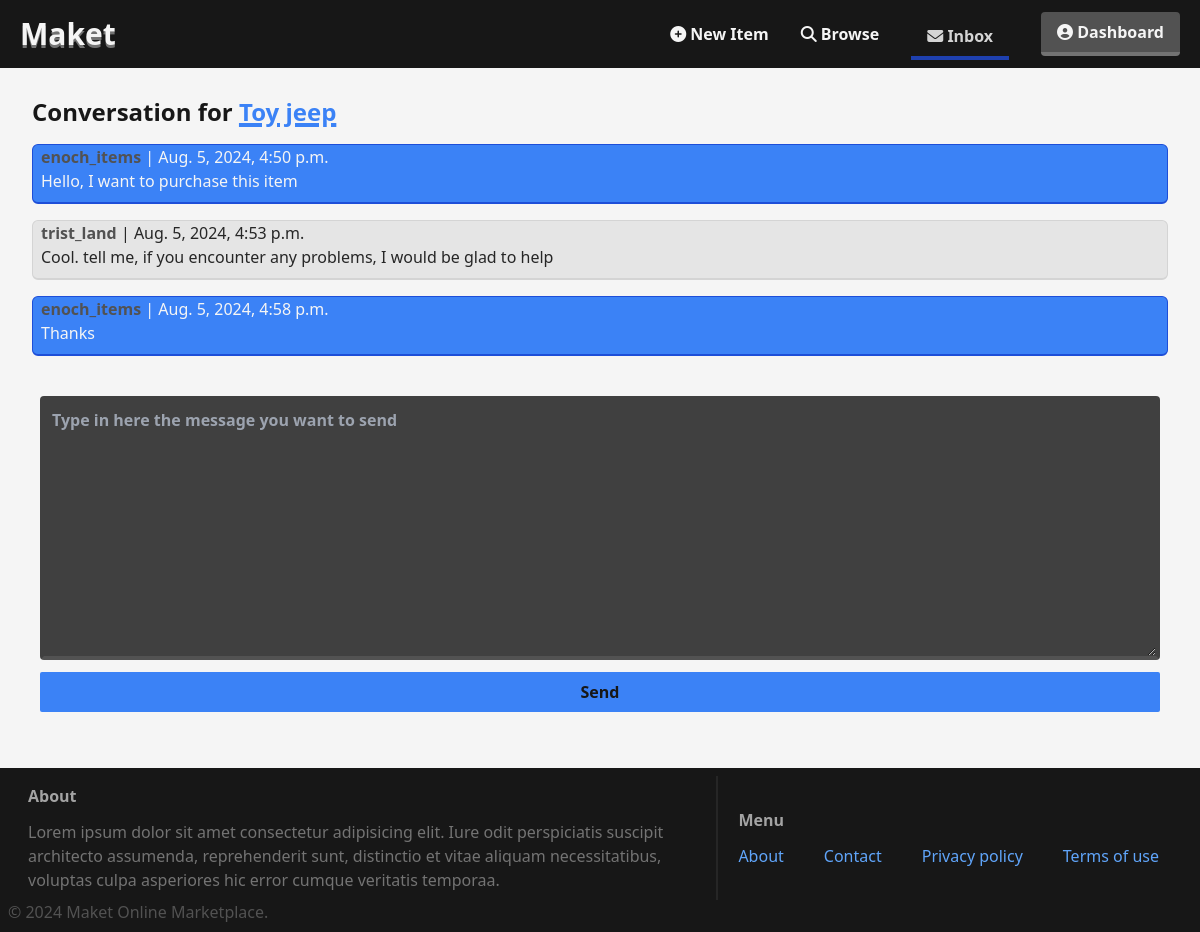
Page /inbox/3/ (signed in) on the committed database.
### converse/models.py (models this page shows)
class Converse(models.Model):
  item = models.ForeignKey(Item, related_name="conversations", on_delete=models.CASCADE)
  members = models.ManyToManyField(User, related_name="conversations")
  created_at = models.DateTimeField(auto_now_add=True)
  modified_at = models.DateTimeField(auto_now=True)
  class Meta:
    ordering = ("-modified_at",)

class ConverseMessage(models.Model):
  converse = models.ForeignKey(Converse, related_name="messages", on_delete=models.CASCADE)
  content = models.TextField()
  created_at = models.DateTimeField(auto_now_add=True)
  created_by = models.ForeignKey(User, related_name="created_messages", on_delete=models.CASCADE)

### item/models.py (models this page shows, shortened)
class Item(models.Model):
  category = models.ForeignKey(Category, related_name="items", on_delete=models.CASCADE)
  name = models.CharField(max_length=255)
  description = models.TextField(blank=True, null=True)
  price = models.FloatField()
  image = models.ImageField(upload_to="item_images", blank=True, null=True)
  stock = models.IntegerField(default=1)
  is_sold = models.BooleanField(default=False)
  created_by = models.ForeignKey(User, related_name="items", on_delete=models.CASCADE)
  created_at = models.DateTimeField(auto_now_add=True)
  class Meta:
    ordering = ("-created_at",)

### converse/views.py (the view)
# urls.py: path("<int:pk>/", detail, name="detail"),
@login_required
def detail(request, pk):
  converse = Converse.objects.filter(members__in=[request.user.id]).get(pk=pk)
  if request.method == "POST":
    form = ConverseMessageForm(request.POST)
    if form.is_valid():
      converse_message = form.save(commit=False)
      converse_message.converse = converse
      converse_message.created_by = request.user
      converse_message.save()
      converse.save()
      return redirect("converse:detail", pk=pk)
  else:
    form = ConverseMessageForm()
  return render(request, "converse/detail.html", {
    "converse": converse,
    "form": form
  })

### converse/forms.py
class ConverseMessageForm(forms.ModelForm):
  class Meta:
    model = ConverseMessage
    fields = ("content",)
    widgets = {
      "content": forms.Textarea(attrs={
        "class": "peer appearance-none px-2 py-2 bg-neutral-700 text-neutral-300 font-semibold rounded outline-none border-4 border-transparent border-b-neutral-600 focus:border-neutral-600",
        "placeholder": "Type in here the message you want to send"
      })
    }

### converse/templates/converse/detail.html (shortened to what this page needs)
{% extends 'core/base.html' %}
{% block content %}
  <div class="px-4 my-4 flex flex-col gap-y-4">
    <div>
      <h2 class="text-2xl font-semibold">Conversation for <a href="{% url 'item:detail' converse.item.id %}" class="text-blue-500 hover:text-blue-500/80 underline underlind-offset-4 decoration-4">{{ converse.item.name }}</a></h2>
    </div>
    {% for message in converse.messages.all %}
      <div class="flex justify-center gap-x-3">
        <div class="w-full min-h-[60px] rounded-md px-2 {% if request.user == message.created_by %} bg-blue-500 border border-b-2 border-blue-700 text-neutral-100 {% else %} bg-neutral-200 border border-b-2 border-neutral-300 text-neutral-800 {% endif %}">
          <p>
            <span class="font-bold text-neutral-600">{{ message.created_by.username }}
            </span> | <span>{{ message.created_at }}</span>
          </p>
          <p>
            {{ message.content }}
          </p>
        </div>
      </div>
    {% endfor %}
    <form method="post" action="." enctype="multipart/form-data" class="px-2 mt-6 flex flex-col gap-y-3">
      <label class="flex flex-col-reverse justify-center gap-y-3">
        {{ form.content }}
      </label>
      <button class="mb-6 w-full py-2 px-2 rounded-sm bg-blue-500 hover:bg-blue-500/90 font-semibold">Send</button>
    </form>
  </div>
{% endblock %}

### core/templates/core/base.html (shortened to what this page needs)
<!DOCTYPE html>
<html lang="en">
  <head>
    <link rel="stylesheet" href="https://cdnjs.cloudflare.com/ajax/libs/font-awesome/6.5.2/css/all.min.css" />
    <script src="https://cdn.tailwindcss.com"></script>
  </head>
  <body class="bg-neutral-100 text-neutral-900">
    <nav class="z-30 fixed top-0 left-0 w-full py-3 px-5 flex justify-between items-center flex-wrap text-neutral-100 bg-neutral-900 max-md:relative max-sm:pb-5 max-sm:px-2 max-sm:flex-col max-sm:gap-y-6">
      <h1><a href="/" class="text-3xl font-semibold [text-shadow:0px_3px_0px_#737373]">Maket</a></h1>
      <div class="flex items-center justify-center flex-wrap gap-6 gap-x-8">
        {% if 'new-item' in request.path %}
          <a href="{% url 'item:newItem' %}" class="relative top-1 font-semibold py-2 text-neutral-300 max-sm:py-1 border-b-4 border-blue-800"><i class="fa-solid fa-circle-plus"></i> New Item</a>
        {% else %}
          <a href="{% url 'item:newItem' %}" class="font-semibold py-2 hover:text-neutral-300 max-sm:py-1"><i class="fa-solid fa-circle-plus"></i> New Item</a>
        {% endif %}
        {% if 'browse' in request.path %}
          <a href="{% url 'item:browse' %}" class="relative top-1 font-semibold py-2 text-neutral-300 max-sm:py-1 border-b-4 border-blue-800"><i class="fa-solid fa-magnifying-glass"></i> Browse</a>
        {% else %}
          <a href="{% url 'item:browse' %}" class="font-semibold py-2 hover:text-neutral-300 max-sm:py-1"><i class="fa-solid fa-magnifying-glass"></i> Browse</a>
        {% endif %}
        {% if request.user.is_authenticated %}
          {% if 'inbox' in request.path %}
            <a href="{% url 'converse:inbox' %}" class="relative top-1 font-semibold px-4 py-2 text-neutral-300 max-sm:px-2 max-sm:py-1 border-b-4 border-blue-800"><i class="fa-solid fa-envelope"></i> Inbox</a>
          {% else %}
            <a href="{% url 'converse:inbox' %}" class="font-semibold px-4 py-2 bg-blue-500 text-blue-100 rounded hover:bg-blue-500/90 max-sm:px-2 max-sm:py-1 border-b-4 border-blue-800"><i class="fa-solid fa-envelope"></i> Inbox</a>
          {% endif %}
          {% if 'dashboard' in request.path %}
            <a href="{% url 'dashboard:index' %}" class="relative top-1 font-semibold px-4 py-2 text-neutral-300 max-sm:px-3 max-sm:py-1 border-b-4 border-blue-800"><i class="fa-solid fa-circle-user"></i> Dashboard</a>
          {% else %}
            <a href="{% url 'dashboard:index' %}" class="font-semibold px-4 py-2 bg-neutral-600 rounded hover:bg-neutral-600/90 max-sm:px-3 max-sm:py-1 border-b-4 border-neutral-500"><i class="fa-solid fa-circle-user"></i> Dashboard</a>
          {% endif %}
        {% endif %}
      </div>
    </nav>
    <main class="mt-16 py-4 px-4 max-sm:px-2 max-sm:py-2 max-md:mt-2">
      {% block content %} {% endblock %}
    </main>
    <footer class="w-full px-2 py-2 text-neutral-100 bg-neutral-900">
      <div class="flex items-center justify-center flex-wrap">
        <div class="w-[60%] px-2 pl-5 py-2 border-r-2 border-neutral-800 max-md:w-[50%] max-sm:w-[100%] max-sm:border-r-0 max-sm:border-b-2 max-sm:pl-2 max-sm:pb-5 max-sm:flex max-sm:flex-col max-sm:items-center max-sm:justify-center">
          <p class="mb-3 font-semibold text-neutral-400">About</p>
          <p class="text-neutral-500 max-sm:text-center">Lorem ipsum dolor sit amet consectetur adipisicing elit. Iure odit perspiciatis suscipit architecto assumenda, reprehenderit sunt, distinctio et vitae aliquam necessitatibus, voluptas culpa asperiores hic error cumque veritatis temporaa.</p>
        </div>
        <div class="w-[40%] text-blue-400 px-2 pl-5 py-2 max-md:w-[50%] max-sm:w-[100%] max-sm:pl-2 max-sm:pb-5 max-sm:flex max-sm:flex-col max-sm:items-center max-sm:justify-center">
          <p class="mb-3 font-semibold text-neutral-400">Menu</p>
          <div class="flex flex-wrap gap-x-8 gap-y-3 md:gap-x-10 max-sm:justify-center">
            <a href="" class="hover:underline hover:decoration-2 hover:decoration-blue-400 text-center">About</a>
            <a href="{% url 'core:contact' %}" class="hover:underline hover:decoration-2 hover:decoration-blue-400 text-center">Contact</a>
            <a href="" class="hover:underline hover:decoration-2 hover:decoration-blue-400 text-center">Privacy policy</a>
            <a href="" class="hover:underline hover:decoration-2 hover:decoration-blue-400 text-center">Terms of use</a>
          </div>
        </div>
      </div>
      <p class="text-neutral-600 flex items-center">&copy; 2024 Maket Online Marketplace.</p>
    </footer>
  </body>
</html>

### rows in the picture
Converse: item.name "Toy jeep"
ConverseMessage: created_by.username "enoch_items", created_at "Aug. 5, 2024, 4:50 p.m.", content "Hello, I want to purchase this item"
ConverseMessage: created_by.username "trist_land", created_at "Aug. 5, 2024, 4:53 p.m.", content "Cool. tell me, if you encounter any problems, I would be glad to help"
ConverseMessage: created_by.username "enoch_items", created_at "Aug. 5, 2024, 4:58 p.m.", content "Thanks"
